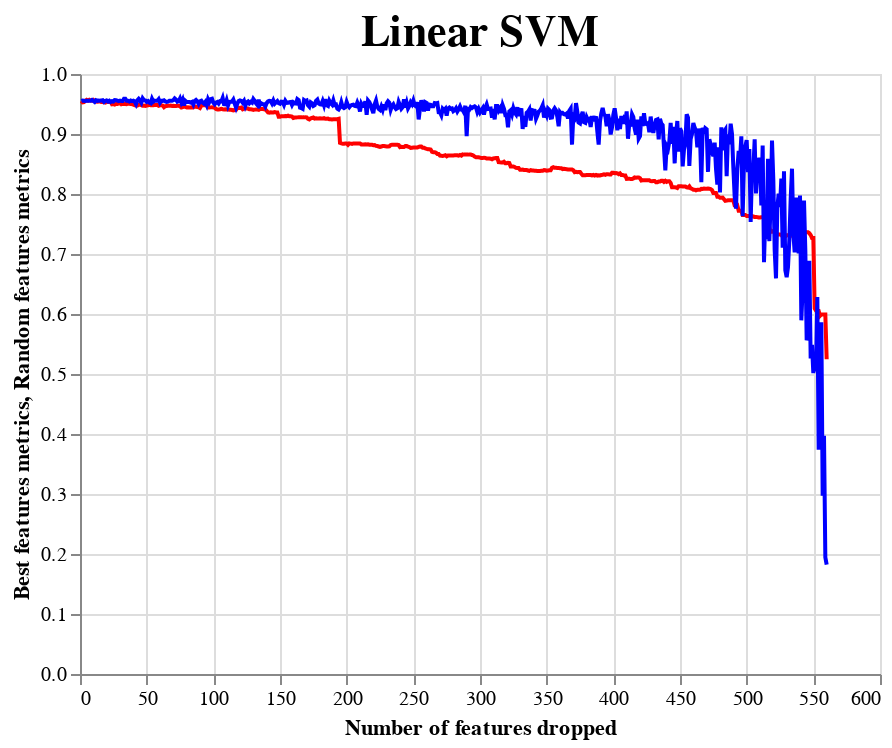

The cell this chart's notebook holds for it:
### Markdown cell above
**Linear SVM**

Base metrics

*   Accuracy: 95.52%
*   F1 score: 95.51%

### Code cell
calculate_metrics(SVC(kernel="linear", C=0.025), svm_features_sorted, "Linear SVM")

### Figure 1 — Vega-Lite specification as saved in the notebook (floating-point values rounded to 4 significant figures; data arrays with more than 128 entries replaced by an {"elided": "..."} marker saying what was removed)
{"config": {"view": {"continuousWidth": 400, "continuousHeight": 300}}, "layer": [{"mark": {"type": "line", "color": "red"}, "encoding": {"x": {"field": "features_drop_numb", "title": "Number of features dropped", "type": "quantitative"}, "y": {"field": "accuracy", "title": "Best features metrics", "type": "quantitative"}}}, {"mark": {"type": "line", "color": "blue"}, "encoding": {"x": {"field": "features_drop_numb", "title": "Number of features dropped", "type": "quantitative"}, "y": {"field": "rand_accuracy", "title": "Random features metrics", "type": "quantitative"}}}], "data": {"name": "data-b0d42f2405ddb2993e02dba99d7f5f2d"}, "title": {"text": "Linear SVM", "fontSize": 22}, "$schema": "https://vega.github.io/schema/vega-lite/v4.17.0.json", "datasets": {"data-b0d42f2405ddb2993e02dba99d7f5f2d": {"elided": "560 records"}}}
